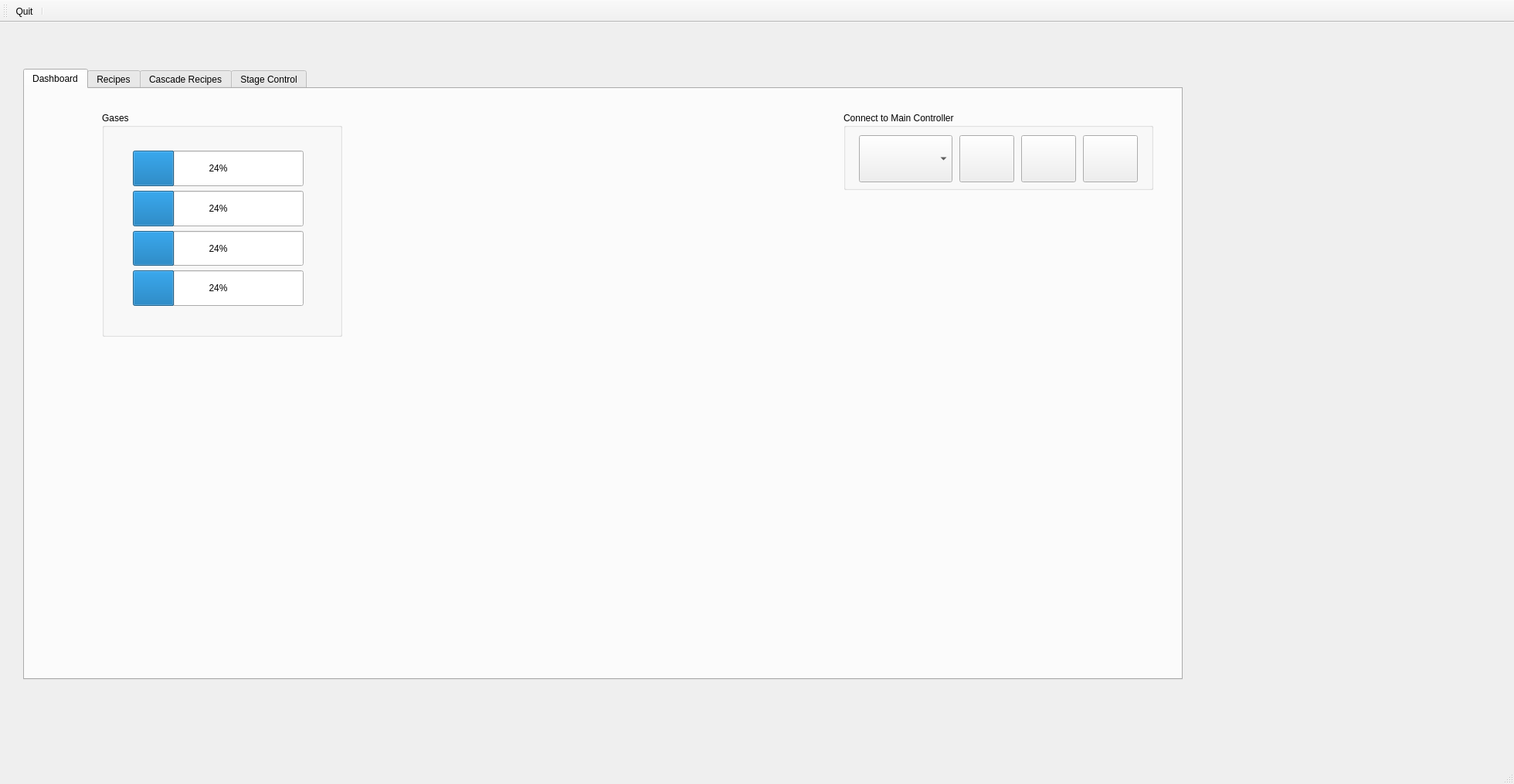
<?xml version="1.0" encoding="UTF-8"?>
<ui version="4.0">
 <class>MainWindow</class>
 <widget class="QMainWindow" name="MainWindow">
  <property name="geometry">
   <rect>
    <x>0</x>
    <y>0</y>
    <width>1960</width>
    <height>1015</height>
   </rect>
  </property>
  <property name="sizePolicy">
   <sizepolicy hsizetype="Minimum" vsizetype="Minimum">
    <horstretch>0</horstretch>
    <verstretch>0</verstretch>
   </sizepolicy>
  </property>
  <property name="minimumSize">
   <size>
    <width>75</width>
    <height>75</height>
   </size>
  </property>
  <property name="windowTitle">
   <string>MainWindow</string>
  </property>
  <property name="styleSheet">
   <string notr="true"/>
  </property>
  <widget class="QWidget" name="centralwidget">
   <widget class="QTabWidget" name="mainTabWidget">
    <property name="geometry">
     <rect>
      <x>30</x>
      <y>60</y>
      <width>1501</width>
      <height>791</height>
     </rect>
    </property>
    <property name="tabPosition">
     <enum>QTabWidget::North</enum>
    </property>
    <property name="tabShape">
     <enum>QTabWidget::Rounded</enum>
    </property>
    <property name="currentIndex">
     <number>0</number>
    </property>
    <property name="iconSize">
     <size>
      <width>48</width>
      <height>48</height>
     </size>
    </property>
    <property name="movable">
     <bool>false</bool>
    </property>
    <widget class="QWidget" name="tab_2">
     <attribute name="icon">
      <iconset theme="applications-office">
       <normaloff>.</normaloff>.</iconset>
     </attribute>
     <attribute name="title">
      <string>Dashboard</string>
     </attribute>
     <widget class="QGroupBox" name="groupBox_3">
      <property name="geometry">
       <rect>
        <x>1060</x>
        <y>30</y>
        <width>401</width>
        <height>101</height>
       </rect>
      </property>
      <property name="title">
       <string>Connect to Main Controller</string>
      </property>
      <widget class="QPushButton" name="mainConnectButton">
       <property name="geometry">
        <rect>
         <x>150</x>
         <y>30</y>
         <width>71</width>
         <height>61</height>
        </rect>
       </property>
       <property name="text">
        <string/>
       </property>
       <property name="icon">
        <iconset resource="../ONTOS3.qrc">
         <normaloff>:/images/connect.png</normaloff>:/images/connect.png</iconset>
       </property>
       <property name="iconSize">
        <size>
         <width>48</width>
         <height>48</height>
        </size>
       </property>
      </widget>
      <widget class="QComboBox" name="mainSerialBox">
       <property name="geometry">
        <rect>
         <x>20</x>
         <y>30</y>
         <width>121</width>
         <height>61</height>
        </rect>
       </property>
      </widget>
      <widget class="QPushButton" name="mainDisconnectButton">
       <property name="geometry">
        <rect>
         <x>230</x>
         <y>30</y>
         <width>71</width>
         <height>61</height>
        </rect>
       </property>
       <property name="text">
        <string/>
       </property>
       <property name="icon">
        <iconset resource="../ONTOS3.qrc">
         <normaloff>:/images/disconnect.png</normaloff>:/images/disconnect.png</iconset>
       </property>
       <property name="iconSize">
        <size>
         <width>48</width>
         <height>48</height>
        </size>
       </property>
      </widget>
      <widget class="QPushButton" name="mainSettingsButton">
       <property name="geometry">
        <rect>
         <x>310</x>
         <y>30</y>
         <width>71</width>
         <height>61</height>
        </rect>
       </property>
       <property name="text">
        <string/>
       </property>
       <property name="icon">
        <iconset resource="../ONTOS3.qrc">
         <normaloff>:/images/settings.png</normaloff>:/images/settings.png</iconset>
       </property>
       <property name="iconSize">
        <size>
         <width>48</width>
         <height>48</height>
        </size>
       </property>
      </widget>
     </widget>
     <widget class="QGroupBox" name="groupBox_4">
      <property name="geometry">
       <rect>
        <x>100</x>
        <y>30</y>
        <width>311</width>
        <height>291</height>
       </rect>
      </property>
      <property name="title">
       <string>Gases</string>
      </property>
      <widget class="QWidget" name="verticalLayoutWidget">
       <property name="geometry">
        <rect>
         <x>40</x>
         <y>50</y>
         <width>221</width>
         <height>201</height>
        </rect>
       </property>
       <layout class="QVBoxLayout" name="verticalLayout">
        <item>
         <widget class="QProgressBar" name="progressBar_3">
          <property name="sizePolicy">
           <sizepolicy hsizetype="Expanding" vsizetype="Preferred">
            <horstretch>0</horstretch>
            <verstretch>0</verstretch>
           </sizepolicy>
          </property>
          <property name="value">
           <number>24</number>
          </property>
         </widget>
        </item>
        <item>
         <widget class="QProgressBar" name="progressBar_2">
          <property name="sizePolicy">
           <sizepolicy hsizetype="Expanding" vsizetype="Preferred">
            <horstretch>0</horstretch>
            <verstretch>0</verstretch>
           </sizepolicy>
          </property>
          <property name="value">
           <number>24</number>
          </property>
         </widget>
        </item>
        <item>
         <widget class="QProgressBar" name="progressBar_4">
          <property name="sizePolicy">
           <sizepolicy hsizetype="Expanding" vsizetype="Preferred">
            <horstretch>0</horstretch>
            <verstretch>0</verstretch>
           </sizepolicy>
          </property>
          <property name="value">
           <number>24</number>
          </property>
         </widget>
        </item>
        <item>
         <widget class="QProgressBar" name="progressBar">
          <property name="sizePolicy">
           <sizepolicy hsizetype="Expanding" vsizetype="Preferred">
            <horstretch>0</horstretch>
            <verstretch>0</verstretch>
           </sizepolicy>
          </property>
          <property name="value">
           <number>24</number>
          </property>
         </widget>
        </item>
       </layout>
      </widget>
     </widget>
    </widget>
    <widget class="QWidget" name="tab">
     <attribute name="icon">
      <iconset theme="applications-science">
       <normaloff>.</normaloff>.</iconset>
     </attribute>
     <attribute name="title">
      <string>Recipes</string>
     </attribute>
     <widget class="QGroupBox" name="groupBox">
      <property name="geometry">
       <rect>
        <x>40</x>
        <y>40</y>
        <width>551</width>
        <height>211</height>
       </rect>
      </property>
      <property name="title">
       <string>Gasses</string>
      </property>
      <property name="alignment">
       <set>Qt::AlignCenter</set>
      </property>
      <property name="flat">
       <bool>false</bool>
      </property>
      <property name="checkable">
       <bool>false</bool>
      </property>
      <widget class="QWidget" name="gridLayoutWidget">
       <property name="geometry">
        <rect>
         <x>30</x>
         <y>40</y>
         <width>532</width>
         <height>131</height>
        </rect>
       </property>
       <layout class="QGridLayout" name="gridLayout">
        <item row="2" column="3">
         <widget class="QPushButton" name="pushButton_4">
          <property name="sizePolicy">
           <sizepolicy hsizetype="Minimum" vsizetype="Preferred">
            <horstretch>0</horstretch>
            <verstretch>0</verstretch>
           </sizepolicy>
          </property>
          <property name="text">
           <string>Set</string>
          </property>
         </widget>
        </item>
        <item row="0" column="0">
         <widget class="QLabel" name="label">
          <property name="text">
           <string>MFC 1 Recipe Flow</string>
          </property>
          <property name="alignment">
           <set>Qt::AlignCenter</set>
          </property>
         </widget>
        </item>
        <item row="0" column="2">
         <widget class="QLabel" name="label_3">
          <property name="text">
           <string>MFC 3 Recipe Flow</string>
          </property>
          <property name="alignment">
           <set>Qt::AlignCenter</set>
          </property>
         </widget>
        </item>
        <item row="1" column="2">
         <widget class="QProgressBar" name="recipeProgressBar_3">
          <property name="sizePolicy">
           <sizepolicy hsizetype="Expanding" vsizetype="Preferred">
            <horstretch>0</horstretch>
            <verstretch>0</verstretch>
           </sizepolicy>
          </property>
          <property name="value">
           <number>24</number>
          </property>
         </widget>
        </item>
        <item row="1" column="0">
         <widget class="QProgressBar" name="recipeProgressBar">
          <property name="sizePolicy">
           <sizepolicy hsizetype="Expanding" vsizetype="Preferred">
            <horstretch>0</horstretch>
            <verstretch>0</verstretch>
           </sizepolicy>
          </property>
          <property name="value">
           <number>24</number>
          </property>
         </widget>
        </item>
        <item row="1" column="1">
         <widget class="QProgressBar" name="recipeProgressBar_2">
          <property name="sizePolicy">
           <sizepolicy hsizetype="Expanding" vsizetype="Preferred">
            <horstretch>0</horstretch>
            <verstretch>0</verstretch>
           </sizepolicy>
          </property>
          <property name="value">
           <number>24</number>
          </property>
         </widget>
        </item>
        <item row="0" column="1">
         <widget class="QLabel" name="label_2">
          <property name="text">
           <string>MFC 2 Recipe Flow</string>
          </property>
          <property name="alignment">
           <set>Qt::AlignCenter</set>
          </property>
         </widget>
        </item>
        <item row="1" column="3">
         <widget class="QProgressBar" name="recipeProgressBar_4">
          <property name="sizePolicy">
           <sizepolicy hsizetype="Expanding" vsizetype="Preferred">
            <horstretch>0</horstretch>
            <verstretch>0</verstretch>
           </sizepolicy>
          </property>
          <property name="value">
           <number>24</number>
          </property>
         </widget>
        </item>
        <item row="2" column="1">
         <widget class="QPushButton" name="pushButton_2">
          <property name="sizePolicy">
           <sizepolicy hsizetype="Minimum" vsizetype="Preferred">
            <horstretch>0</horstretch>
            <verstretch>0</verstretch>
           </sizepolicy>
          </property>
          <property name="text">
           <string>Set</string>
          </property>
         </widget>
        </item>
        <item row="0" column="3">
         <widget class="QLabel" name="label_4">
          <property name="text">
           <string>MFC 4 Recipe Flow</string>
          </property>
          <property name="alignment">
           <set>Qt::AlignCenter</set>
          </property>
         </widget>
        </item>
        <item row="2" column="0">
         <widget class="QPushButton" name="pushButton">
          <property name="sizePolicy">
           <sizepolicy hsizetype="Minimum" vsizetype="Preferred">
            <horstretch>0</horstretch>
            <verstretch>0</verstretch>
           </sizepolicy>
          </property>
          <property name="text">
           <string>Set</string>
          </property>
         </widget>
        </item>
        <item row="2" column="2">
         <widget class="QPushButton" name="pushButton_3">
          <property name="sizePolicy">
           <sizepolicy hsizetype="Minimum" vsizetype="Preferred">
            <horstretch>0</horstretch>
            <verstretch>0</verstretch>
           </sizepolicy>
          </property>
          <property name="text">
           <string>Set</string>
          </property>
         </widget>
        </item>
       </layout>
      </widget>
     </widget>
     <widget class="QWidget" name="verticalLayoutWidget_2">
      <property name="geometry">
       <rect>
        <x>670</x>
        <y>130</y>
        <width>160</width>
        <height>81</height>
       </rect>
      </property>
      <layout class="QVBoxLayout" name="verticalLayout_2">
       <item>
        <widget class="QLabel" name="label_17">
         <property name="text">
          <string>RF Recipe Power</string>
         </property>
        </widget>
       </item>
       <item>
        <widget class="QProgressBar" name="progressBar_5">
         <property name="value">
          <number>24</number>
         </property>
        </widget>
       </item>
       <item>
        <widget class="QPushButton" name="RFRecipeButton">
         <property name="text">
          <string>Set</string>
         </property>
        </widget>
       </item>
      </layout>
     </widget>
     <widget class="QWidget" name="verticalLayoutWidget_3">
      <property name="geometry">
       <rect>
        <x>860</x>
        <y>130</y>
        <width>160</width>
        <height>110</height>
       </rect>
      </property>
      <layout class="QVBoxLayout" name="verticalLayout_3">
       <item>
        <widget class="QLabel" name="label_18">
         <property name="text">
          <string>Tuner Recipe Position</string>
         </property>
        </widget>
       </item>
       <item>
        <widget class="QProgressBar" name="progressBar_6">
         <property name="value">
          <number>24</number>
         </property>
        </widget>
       </item>
       <item>
        <widget class="QPushButton" name="TunerRecipeButton">
         <property name="text">
          <string>Set</string>
         </property>
        </widget>
       </item>
       <item>
        <widget class="QCheckBox" name="AutoTuneCheckBox">
         <property name="text">
          <string>Auto Tune On</string>
         </property>
        </widget>
       </item>
      </layout>
     </widget>
     <widget class="QPushButton" name="loadRecipeButton">
      <property name="geometry">
       <rect>
        <x>650</x>
        <y>20</y>
        <width>151</width>
        <height>51</height>
       </rect>
      </property>
      <property name="text">
       <string>Open Recipe</string>
      </property>
     </widget>
     <widget class="QPushButton" name="saveAsRecipeButton">
      <property name="geometry">
       <rect>
        <x>850</x>
        <y>20</y>
        <width>151</width>
        <height>51</height>
       </rect>
      </property>
      <property name="text">
       <string>Save Recipe</string>
      </property>
     </widget>
    </widget>
    <widget class="QWidget" name="tab_3">
     <attribute name="icon">
      <iconset theme="applications-multimedia">
       <normaloff>.</normaloff>.</iconset>
     </attribute>
     <attribute name="title">
      <string>Cascade Recipes</string>
     </attribute>
     <widget class="QListWidget" name="listCascadeRecipes">
      <property name="geometry">
       <rect>
        <x>280</x>
        <y>100</y>
        <width>271</width>
        <height>281</height>
       </rect>
      </property>
     </widget>
     <widget class="QPushButton" name="addCascadeRecipeButton">
      <property name="geometry">
       <rect>
        <x>109</x>
        <y>110</y>
        <width>151</width>
        <height>51</height>
       </rect>
      </property>
      <property name="text">
       <string>Add Recipe</string>
      </property>
     </widget>
     <widget class="QPushButton" name="removeCascadeRecipeButton">
      <property name="geometry">
       <rect>
        <x>109</x>
        <y>170</y>
        <width>151</width>
        <height>51</height>
       </rect>
      </property>
      <property name="text">
       <string>Remove Recipe</string>
      </property>
     </widget>
     <widget class="QPushButton" name="saveAsCascadeRecipeButton">
      <property name="geometry">
       <rect>
        <x>110</x>
        <y>230</y>
        <width>151</width>
        <height>51</height>
       </rect>
      </property>
      <property name="text">
       <string>Save Cascade Recipe</string>
      </property>
     </widget>
    </widget>
    <widget class="QWidget" name="tab_4">
     <attribute name="icon">
      <iconset theme="applications-development">
       <normaloff>.</normaloff>.</iconset>
     </attribute>
     <attribute name="title">
      <string>Stage Control</string>
     </attribute>
     <widget class="QGroupBox" name="groupBox_2">
      <property name="geometry">
       <rect>
        <x>1060</x>
        <y>30</y>
        <width>271</width>
        <height>121</height>
       </rect>
      </property>
      <property name="title">
       <string>Connect to 3-Axis Controller</string>
      </property>
      <widget class="QWidget" name="horizontalLayoutWidget">
       <property name="geometry">
        <rect>
         <x>30</x>
         <y>30</y>
         <width>194</width>
         <height>80</height>
        </rect>
       </property>
       <layout class="QHBoxLayout" name="horizontalLayout">
        <item>
         <widget class="QPushButton" name="stageConnectButton">
          <property name="text">
           <string/>
          </property>
          <property name="icon">
           <iconset resource="../ONTOS3.qrc">
            <normaloff>:/images/connect.png</normaloff>:/images/connect.png</iconset>
          </property>
          <property name="iconSize">
           <size>
            <width>48</width>
            <height>48</height>
           </size>
          </property>
         </widget>
        </item>
        <item>
         <widget class="QPushButton" name="stageDisconnectButton">
          <property name="text">
           <string/>
          </property>
          <property name="icon">
           <iconset resource="../ONTOS3.qrc">
            <normaloff>:/images/disconnect.png</normaloff>:/images/disconnect.png</iconset>
          </property>
          <property name="iconSize">
           <size>
            <width>48</width>
            <height>48</height>
           </size>
          </property>
         </widget>
        </item>
        <item>
         <widget class="QPushButton" name="stageSettingsButton">
          <property name="text">
           <string/>
          </property>
          <property name="icon">
           <iconset resource="../ONTOS3.qrc">
            <normaloff>:/images/settings.png</normaloff>:/images/settings.png</iconset>
          </property>
          <property name="iconSize">
           <size>
            <width>48</width>
            <height>48</height>
           </size>
          </property>
         </widget>
        </item>
       </layout>
      </widget>
     </widget>
     <widget class="QWidget" name="verticalLayoutWidget_4">
      <property name="geometry">
       <rect>
        <x>50</x>
        <y>40</y>
        <width>681</width>
        <height>451</height>
       </rect>
      </property>
      <layout class="QVBoxLayout" name="verticalLayout_4"/>
     </widget>
    </widget>
   </widget>
  </widget>
  <widget class="QStatusBar" name="statusBar">
   <property name="font">
    <font>
     <family>Century Gothic</family>
     <pointsize>10</pointsize>
     <bold>false</bold>
    </font>
   </property>
  </widget>
  <widget class="QToolBar" name="toolBar">
   <property name="windowTitle">
    <string>toolBar_2</string>
   </property>
   <property name="iconSize">
    <size>
     <width>48</width>
     <height>48</height>
    </size>
   </property>
   <attribute name="toolBarArea">
    <enum>TopToolBarArea</enum>
   </attribute>
   <attribute name="toolBarBreak">
    <bool>false</bool>
   </attribute>
   <addaction name="actionQuit"/>
   <addaction name="separator"/>
  </widget>
  <action name="actionQuit">
   <property name="icon">
    <iconset theme="system-shutdown" resource="../ONTOS3.qrc">
     <normaloff>:/images/application-exit.png</normaloff>:/images/application-exit.png</iconset>
   </property>
   <property name="text">
    <string>Quit</string>
   </property>
   <property name="toolTip">
    <string>Exit the program</string>
   </property>
  </action>
 </widget>
 <resources>
  <include location="../ONTOS3.qrc"/>
 </resources>
 <connections/>
</ui>
